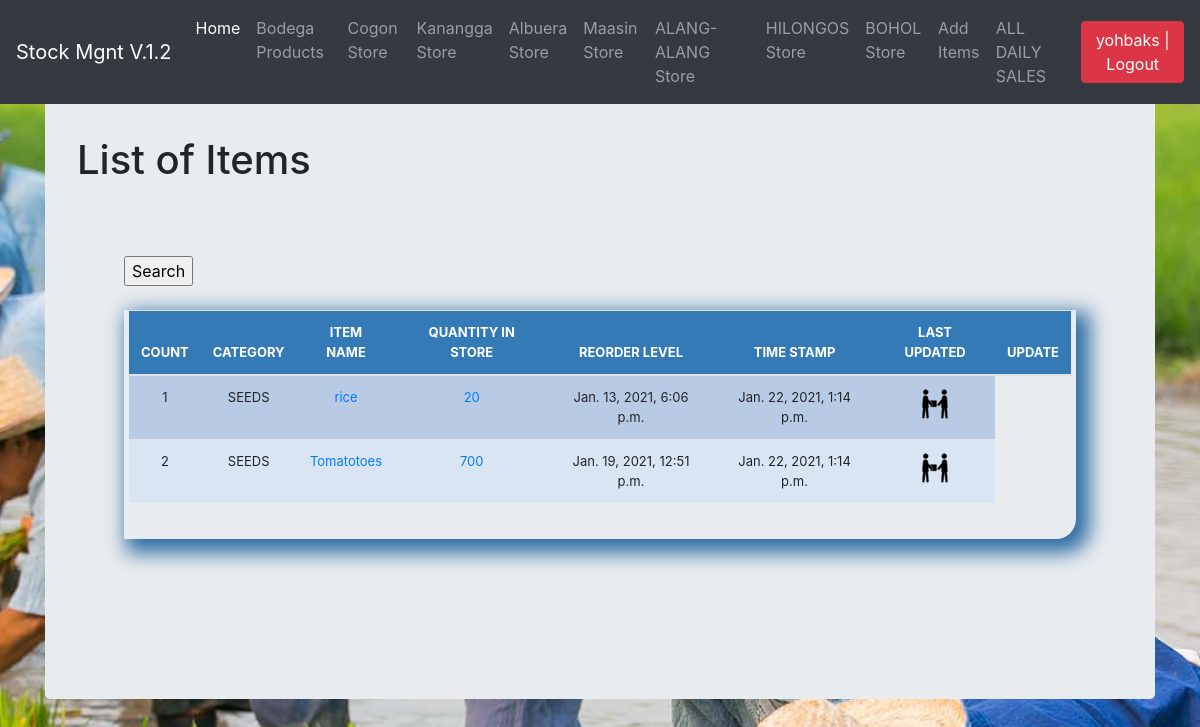
Page /cogon_items/ (signed in) on the committed database.
### stockmgmt/models.py (models this page shows, shortened)
class All_Store(models.Model):
    name = models.CharField(max_length=100, blank=True, null=True, verbose_name='Store name', choices=issue_to_category)
    slug = models.SlugField(unique=True, null=False, default='na')
    def get_absolute_url(self):
        return reverse('store', kwargs={'slug': self.slug})

class Stock(models.Model):
    category = models.ForeignKey(Category, on_delete=models.CASCADE, blank=True)
    sub_category = models.ForeignKey(SubCategory, on_delete=models.CASCADE, blank=True,null=True,verbose_name='UNIT')
    item_name = models.CharField(max_length=50, blank=True, null=True)
    quantity = models.IntegerField(default='0', blank=True, null=True)
    receive_quantity = models.IntegerField(default='0', blank=True, null=True)
    receive_by = models.CharField(max_length=50, blank=True, null=True)
    issue_quantity = models.IntegerField(default='0', blank=True, null=True)
    issue_by = models.CharField(max_length=50, blank=True, null=True, choices=issue_to_category)
    issue_by_model = models.ForeignKey(All_Store, on_delete=models.CASCADE, blank=True, null=True,
                                       related_name='issue_to_model')
    ordered_items=models.IntegerField(blank=True, null=True,default=0,verbose_name='Number of items')
    issue_to = models.CharField(max_length=50, blank=True, null=True, choices=issue_to_category)
    issue_to_model = models.ForeignKey(All_Store, on_delete=models.CASCADE, blank=True, null=True,
                                       related_name='issue_by_model')
    phone_number = models.CharField(max_length=50, blank=True, null=True)
    created_by = models.CharField(max_length=50, blank=True, null=True)
    reorder_level = models.IntegerField(default='0', blank=True, null=True)
    last_updated = models.DateTimeField(auto_now_add=False, auto_now=True)
    timestamp = models.DateTimeField(auto_now_add=True, auto_now=False)
    price = models.IntegerField(default='0', blank=True, null=True)

class Category(models.Model):
    name = models.CharField(max_length=50, blank=True, null=True)
    def __str__(self):
        return self.name

### stockmgmt/views.py (the view)
# urls.py: path('cogon_items/', views.cogon_items, name='cogon_items'),
def cogon_items(request):
    title = 'List of Items'
    queryset = Stock.objects.filter(issue_to__icontains='Cogon')
    all_store = All_Store.objects.all()
    context = {
        'stores':all_store,
        "title": title,
        "queryset": queryset,
    }
    return render(request, "cogon_items.html", context)

### stockmgmt/templates/cogon_items.html (shortened to what this page needs)
{% extends "base.html" %}
{% load crispy_forms_tags %}
{% load static %}
{% block body %}
<main role="main" class="container">
  <div class="jumbotron">
    	<form method='POST' action=''>{% csrf_token %}
        <input type="submit" value='Search'/>
    </form>
      <div class="display_table">
    <table class='table'>
        <thead>
          <tr>
            <th>COUNT</th>
            <th>CATEGORY</th>
            <th>ITEM NAME</th>
            <th>QUANTITY IN STORE</th>
            <th>REORDER LEVEL</th>
            <th>TIME STAMP</th>
            <th>LAST UPDATED</th>
            <th>UPDATE</th>
          </tr>
        </thead>
      {% for instance in queryset %}
          <tr>
            <td>{{forloop.counter}}</td>
            <td>{{instance.category}}</td>
            <td><a href="{% url 'update_items' instance.id %}">{{instance.item_name}}</a></td>
            <td>
                  {% if instance.quantity <= instance.reorder_level %}
                  <div style="background-color: orange;">
                      <a href="{% url 'stock_detail' instance.id %}">{{instance.quantity}}</a></div>
                  {% else %}
                <a href="{% url 'stock_detail' instance.id %}">{{instance.quantity}}</a>
                  {% endif %}
            </td>
            <td>{{instance.timestamp}}</td>
            <td>{{instance.last_updated}}</td>
            <td>
                <a href="{% url 'stock_detail' instance.id %}"><img src="{% static 'img/update.png' %}"></a>
            </td>
          </tr>
      {% endfor %}
    </table>
    </div>
  </div>
</main>
{% endblock %}

### stockmgmt/templates/navbar.html (shortened to what this page needs)
  <nav class="navbar navbar-expand-md navbar-dark fixed-top bg-dark">
  <a class="navbar-brand" href="/">Stock Mgnt V.1.2</a>
  <div class="collapse navbar-collapse" id="navbarCollapse">
    <ul class="navbar-nav mr-auto">
      <li class="nav-item active">
        <a class="nav-link" href="/">Home <span class="sr-only">(current)</span></a>
      </li>
        {% if request.user.is_authenticated %}
      <li class="nav-item">
        <a class="nav-link" href="/list_items">Bodega Products</a>
        </li>
        {% for shop in stores %}
            {% if shop.name != 'BODEGA' %}
            <li class="nav-item">
        <a class="nav-link" href="{{ shop.get_absolute_url }}">{{ shop.name }} Store</a>
      </li>
            {% endif %}
        {% endfor %}
            <li class="nav-item">
        <a class="nav-link" href="/add_items">Add Items</a>
      </li>
      <li class="nav-item">
        <a class="nav-link" href="{% url 'all_sales' %}" tabindex="-1" aria-disabled="true">ALL DAILY SALES</a>
      </li>
        {% endif %}
    </ul>
          <ul class="navbar-nav">
        {% if request.user.is_authenticated %}
        <li><a href="/accounts/logout"><button class="btn btn-danger">{{ user }} | Logout</button></a></li>
        {% else %}
        <li><a href="/accounts/login">Login</a></li>
        {% endif %}
    </ul>
  </div>
</nav>

### stockmgmt/static/css/stylesheet.css (style rules this page uses)
body { background-color: #34eb6b; }
.table { font-size: 13px; text-align: center; width: 95%; margin: auto; }
.table tr:nth-child(odd) { background: #B8CAE4 }
.table tr:nth-child(even) { background: #dae5f4 }
th { background-color: #337ab7; color: white; }
.display_table { border-bottom-right-radius: 20px; padding-left: 5px; padding-right: 5px; padding-bottom: 20px; box-shadow: 8px 8px 20px 6px #2e6da4; }
body { background-image: url("../img/bg.jpg"); background-position: center; background-repeat: no-repeat; background-size: cover; }

### stockmgmt/static/css/navbar-top-fixed.css (style rules this page uses)
body { min-height: 75rem; padding-top: 4.5rem; }

### rows in the picture
All_Store: name "Cogon"
All_Store: name "Kanangga"
All_Store: name "Albuera"
All_Store: name "Maasin"
All_Store: name "ALANG-ALANG"
All_Store: name "HILONGOS"
All_Store: name "BOHOL"
Stock: category "SEEDS", item_name "rice", quantity "20", timestamp "Jan. 13, 2021, 6:06 p.m.", last_updated "Jan. 22, 2021, 1:14 p.m."
Stock: category "SEEDS", item_name "Tomatotoes", quantity "700", timestamp "Jan. 19, 2021, 12:51 p.m.", last_updated "Jan. 22, 2021, 1:14 p.m."

### other values in the picture
{{ user }} "yohbaks"
{{ title }} "List of Items"
